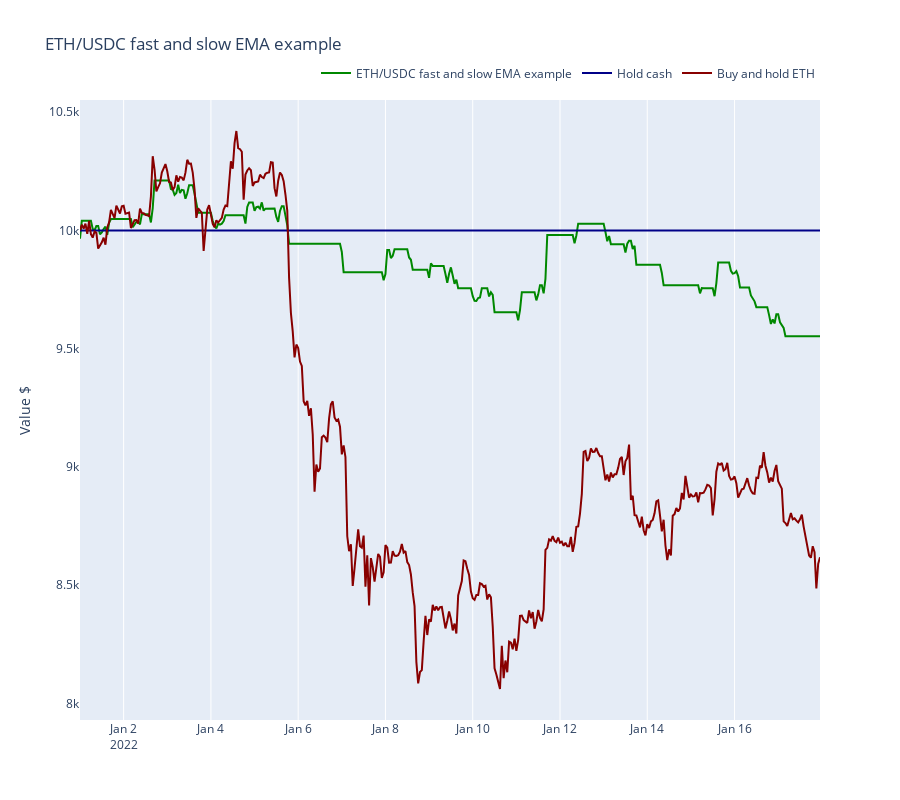

The code cell stored with this chart in its notebook:
### Markdown cell above
## Benchmarking the strategy performance

Here we benchmark the strategy performance against some baseline scenarios.

- Buy and hold US dollar
- Buy and hold the underlying trading pair base asset

### Code cell
from tradeexecutor.visual.benchmark import visualise_benchmark

traded_pair = universe.universe.pairs.get_single()

fig = visualise_benchmark(
    state.name,
    portfolio_statistics=state.stats.portfolio,
    all_cash=state.portfolio.get_initial_deposit(),
    buy_and_hold_asset_name=traded_pair.base_token_symbol,
    buy_and_hold_price_series=universe.universe.candles.get_single_pair_data()["close"],
    start_at=START_AT,
    end_at=END_AT,
    height=800
)

fig.show()

### Figure 1 — Plotly figure (JSON) as saved in the notebook; plotly's stock layout.template omitted (floating-point values rounded to 4 significant figures; data arrays with more than 128 entries replaced by an {"elided": "..."} marker saying what was removed)
{"data": [{"line": {"color": "#008800"}, "mode": "lines", "name": "ETH/USDC fast and slow EMA example", "type": "scatter", "x": {"elided": "409 str values"}, "y": {"elided": "409 float values"}}, {"line": {"color": "#000088"}, "mode": "lines", "name": "Hold cash", "type": "scatter", "x": ["2022-01-01T00:00:00", "2022-01-17T23:00:00"], "y": [10000, 10000]}, {"line": {"color": "#880000"}, "mode": "lines", "name": "Buy and hold ETH", "type": "scatter", "x": {"elided": "408 str values"}, "y": {"elided": "408 float values"}}], "layout": {"height": 800, "legend": {"orientation": "h", "x": 1, "xanchor": "right", "y": 1.02, "yanchor": "bottom"}, "title": {"text": "ETH/USDC fast and slow EMA example"}, "xaxis": {"rangeslider": {"visible": false}}, "yaxis": {"showgrid": false, "title": {"text": "Value $"}}}}
